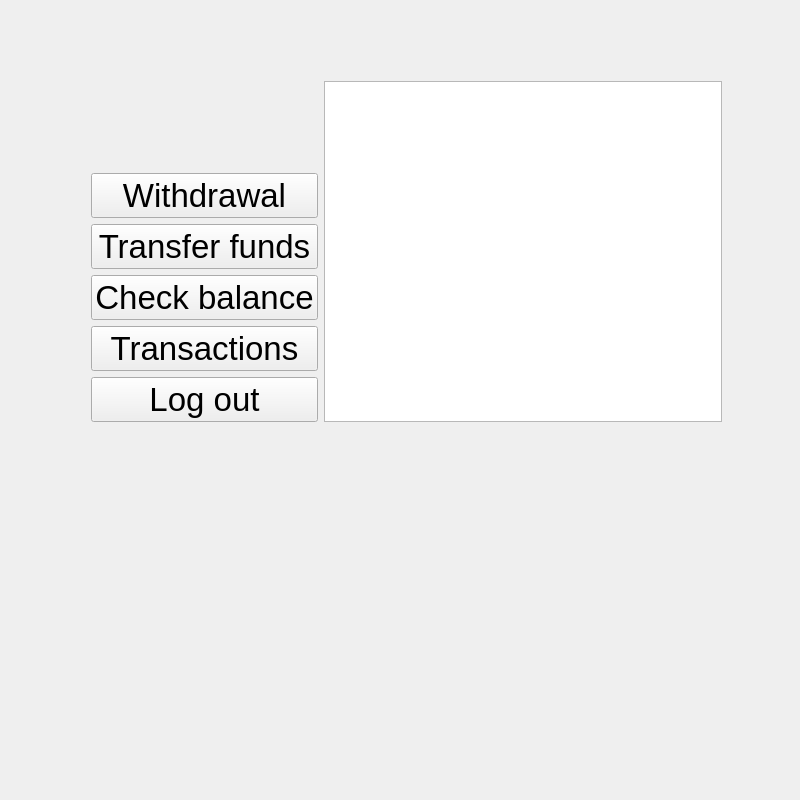
<?xml version="1.0" encoding="UTF-8"?>
<ui version="4.0">
 <class>Mainmenuwindow</class>
 <widget class="QWidget" name="Mainmenuwindow">
  <property name="enabled">
   <bool>true</bool>
  </property>
  <property name="geometry">
   <rect>
    <x>0</x>
    <y>0</y>
    <width>800</width>
    <height>800</height>
   </rect>
  </property>
  <property name="windowTitle">
   <string>Main Menu</string>
  </property>
  <widget class="QWidget" name="layoutWidget">
   <property name="geometry">
    <rect>
     <x>91</x>
     <y>81</y>
     <width>631</width>
     <height>341</height>
    </rect>
   </property>
   <layout class="QGridLayout" name="gridLayout">
    <item row="0" column="0">
     <widget class="QLabel" name="label">
      <property name="font">
       <font>
        <pointsize>25</pointsize>
       </font>
      </property>
      <property name="text">
       <string/>
      </property>
     </widget>
    </item>
    <item row="0" column="1" rowspan="6">
     <widget class="QTextEdit" name="text_infobox">
      <property name="font">
       <font>
        <pointsize>12</pointsize>
       </font>
      </property>
      <property name="readOnly">
       <bool>false</bool>
      </property>
     </widget>
    </item>
    <item row="1" column="0">
     <widget class="QPushButton" name="btnWithdrawal">
      <property name="font">
       <font>
        <pointsize>25</pointsize>
       </font>
      </property>
      <property name="text">
       <string>Withdrawal</string>
      </property>
     </widget>
    </item>
    <item row="2" column="0">
     <widget class="QPushButton" name="btnTransferFunds">
      <property name="enabled">
       <bool>true</bool>
      </property>
      <property name="font">
       <font>
        <pointsize>25</pointsize>
       </font>
      </property>
      <property name="text">
       <string>Transfer funds</string>
      </property>
     </widget>
    </item>
    <item row="3" column="0">
     <widget class="QPushButton" name="btnCheckBalance">
      <property name="font">
       <font>
        <pointsize>25</pointsize>
       </font>
      </property>
      <property name="text">
       <string>Check balance</string>
      </property>
     </widget>
    </item>
    <item row="4" column="0">
     <widget class="QPushButton" name="btnTransactions">
      <property name="font">
       <font>
        <pointsize>25</pointsize>
       </font>
      </property>
      <property name="text">
       <string>Transactions</string>
      </property>
     </widget>
    </item>
    <item row="5" column="0">
     <widget class="QPushButton" name="btnLogOut">
      <property name="font">
       <font>
        <pointsize>25</pointsize>
       </font>
      </property>
      <property name="text">
       <string>Log out</string>
      </property>
     </widget>
    </item>
   </layout>
  </widget>
 </widget>
 <resources/>
 <connections/>
</ui>
